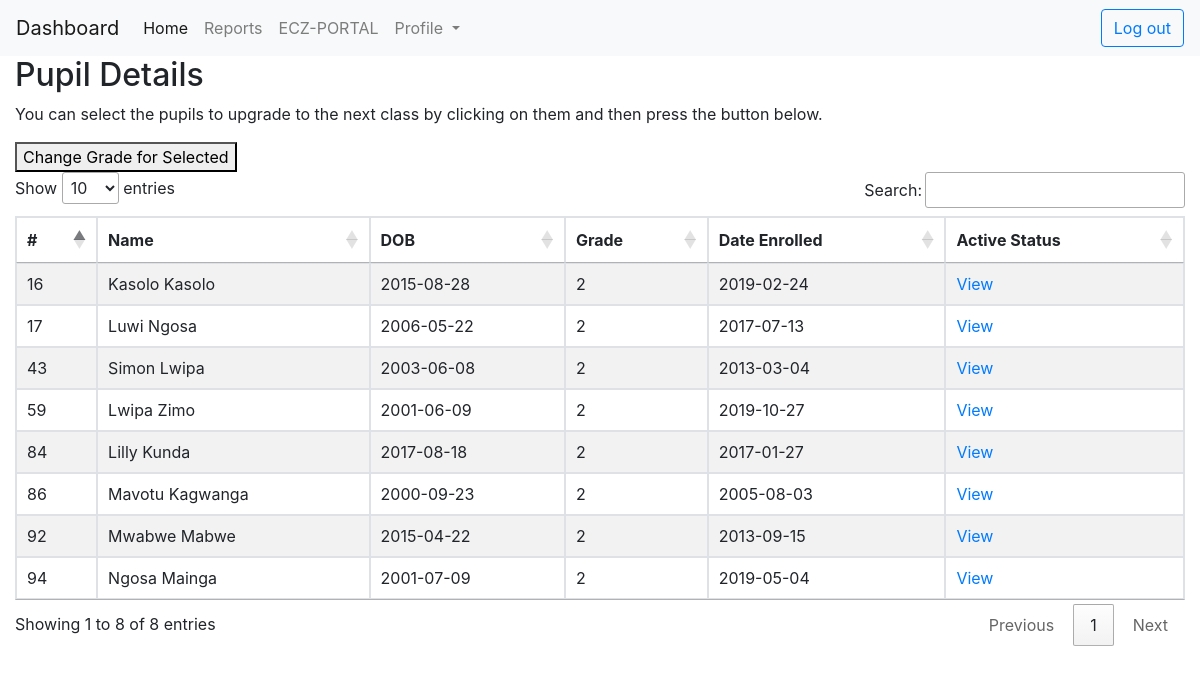
The page /teacher/move.php?grade=2 (signed in) on the database its author committed.
### tables this page shows
CREATE TABLE `pupil` (
  `pupilID` int(11) NOT NULL,
  `pupilName` varchar(50) NOT NULL,
  `parentID` int(11) NOT NULL,
  `dateOfBirth` varchar(10) NOT NULL,
  `grade` int(11) NOT NULL,
  `yearStarted` varchar(20) NOT NULL,
  `dateModified` date DEFAULT NULL,
  `activeStatus` varchar(20) DEFAULT 'active'
);

### teacher/move.php (the view, shortened to what this page needs)
<?php
    require_once "../includes/config.php";
    $gradeView = $_GET['grade'];
?>
<!DOCTYPE html>
<html lang="en">
<head>
    <link rel="stylesheet" href="https://cdn.datatables.net/1.10.20/css/jquery.dataTables.min.css">
</head>
<body>
        <?php
        require_once '../includes/navbar_header.php';
        ?>
    <div class="wrapper">
        <div class="container-fluid">
            <div class="row">
                <div class="col-md-12">
                    <div class="page-header clearfix">
                        <h2 class="pull-left">Pupil Details</h2>
                    </div>
                    <p>You can select the pupils to upgrade to the next class by clicking on them and then press the button below.</p>
                    <button id="button">Change Grade for Selected</button><br>
                    <?php
                    $sql = "SELECT * FROM pupil WHERE grade = '$gradeView'";
                    if($result = $mysqli->query($sql)){
                        if($result->num_rows > 0){
                            echo "<table id='myTable'  class='table table-bordered table-striped'>";
                                echo "<thead>";
                                    echo "<tr>";
                                        echo "<th>#</th>";
                                        echo "<th>Name</th>";
                                        echo "<th>DOB</th>";
                                        echo "<th>Grade</th>";
                                        echo "<th>Date Enrolled</th>";
                                        echo "<th>Active Status</th>";
                                    echo "</tr>";
                                echo "</thead>";
                                echo "<tbody>";
                                while($row = $result->fetch_array()){
                                    echo "<tr>";
                                        echo "<td>" . $row['pupilID'] . "</td>";
                                        echo "<td>" . $row['pupilName'] . "</td>";
                                        echo "<td>" . $row['dateOfBirth'] . "</td>";
                                        echo "<td>" . $row['grade'] . "</td>";
                                        echo "<td>" . $row['yearStarted'] . "</td>";
                                        echo "<td>";
                                            echo "<a href='activeStatus.php?id=". $row['pupilID'] ."' title='Move pupil' data-toggle='tooltip'><span class='glyphicon glyphicon-eye-open'></span> View</a>";
                                        echo "</td>";
                                    echo "</tr>";
                                }
                                echo "</tbody>";
                            echo "</table>";
                        } else{
                            echo "<p class='lead'><em>No records were found.</em></p>";
                        }
                    } else{
                        echo "ERROR: Could not able to execute $sql. " . $mysqli->error;
                    }
                    ?>
                </div>
            </div>
        </div>
    </div>
</body>
</html

### rows shown on the page
pupil: pupilID "16", pupilName "Kasolo Kasolo", dateOfBirth "2015-08-28", grade "2", yearStarted "2019-02-24"
pupil: pupilID "17", pupilName "Luwi Ngosa", dateOfBirth "2006-05-22", grade "2", yearStarted "2017-07-13"
pupil: pupilID "43", pupilName "Simon Lwipa", dateOfBirth "2003-06-08", grade "2", yearStarted "2013-03-04"
pupil: pupilID "59", pupilName "Lwipa Zimo", dateOfBirth "2001-06-09", grade "2", yearStarted "2019-10-27"
pupil: pupilID "84", pupilName "Lilly Kunda", dateOfBirth "2017-08-18", grade "2", yearStarted "2017-01-27"
pupil: pupilID "86", pupilName "Mavotu Kagwanga", dateOfBirth "2000-09-23", grade "2", yearStarted "2005-08-03"
pupil: pupilID "92", pupilName "Mwabwe Mabwe", dateOfBirth "2015-04-22", grade "2", yearStarted "2013-09-15"
pupil: pupilID "94", pupilName "Ngosa Mainga", dateOfBirth "2001-07-09", grade "2", yearStarted "2019-05-04"
